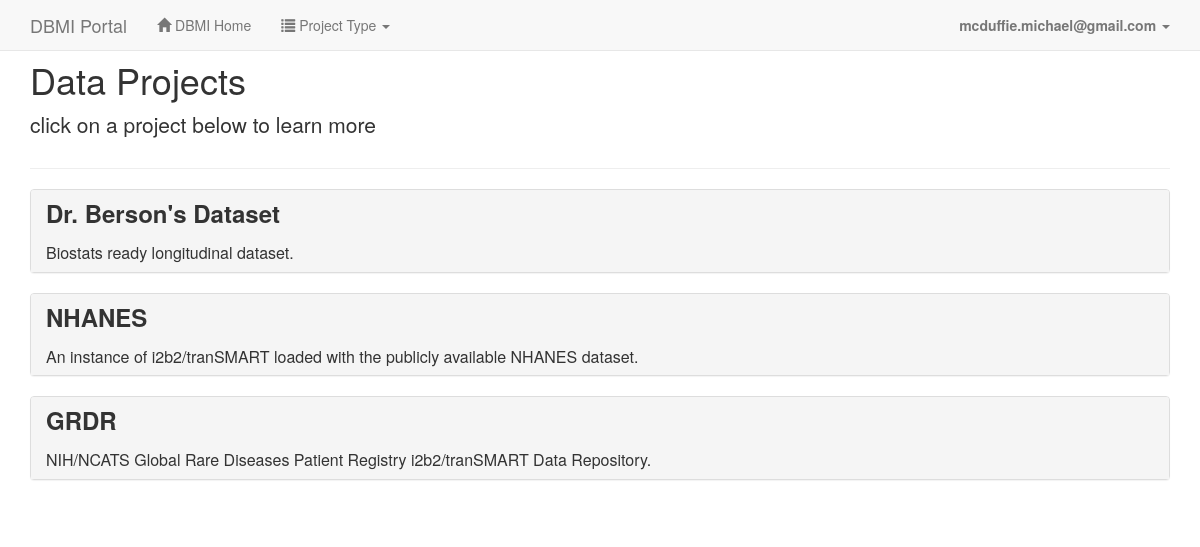
/dataprojects/ (signed in), run on the app's committed database.
### dataprojects/models.py (models this page shows)
class DataProject(models.Model):
    name = models.CharField(max_length=255, blank=True, null=True, verbose_name="Name of project")
    institution = models.CharField(max_length=255, blank=True, null=True, verbose_name="Institution")
    description = models.CharField(max_length=4000, blank=True, null=True, verbose_name="Description")
    short_description = models.CharField(max_length=255, blank=True, null=True, verbose_name="Short Description")
    project_key = models.CharField(max_length=100, blank=True, null=True, verbose_name="Project Key")
    project_url = models.CharField(max_length=255, blank=True, null=True, verbose_name="Project URL")

### dataprojects/views.py (the view, shortened to what this page needs)
@public_user_auth_and_jwt
def listDataprojects(request, template_name='dataprojects/list.html'):
    user = None
    permission_dictionary = {}
    project_permission_setup = {}
    access_request_dictionary = {}
    all_data_projects = DataProject.objects.all()
    if not request.user.is_authenticated():
        user_logged_in = False
    else:
        user_logged_in = True
        user = request.user
        user_jwt = request.COOKIES.get("DBMI_JWT", None)
    return render(request, template_name, {"dataprojects": all_data_projects,
                                           "user_logged_in": user_logged_in,
                                           "user": user,
                                           "ssl_setting": settings.SSL_SETTING,
                                           "account_server_url": settings.ACCOUNT_SERVER_URL,
                                           "profile_server_url": settings.SCIREG_SERVER_URL,
                                           "permission_dictionary": permission_dictionary,
                                           "project_permission_setup": project_permission_setup,
                                           "access_request_dictionary": access_request_dictionary})

### dataprojects/templatetags/dataprojects_extras.py (called while the page is built)
@register.filter
def keyvalue_permission_scheme(passed_dictionary, key):
    return passed_dictionary[key]['permission_scheme']

### templates/dataprojects/list.html (shortened to what this page needs)
<html>
<link rel="stylesheet" href="https://maxcdn.bootstrapcdn.com/bootstrap/3.3.7/css/bootstrap.min.css"
>
<link rel="stylesheet" href="//code.jquery.com/ui/1.12.1/themes/base/jquery-ui.css">
<body>
<div class="navbar navbar-default navbar-fixed-top" role="navigation" id="topnavbar">
    <div class="container">
        <div class="navbar-header">
            <a href="#" class="navbar-brand">DBMI Portal</a>
        </div>
        <div class="navbar-collapse collapse" id="navbar-main">
            <ul class="nav navbar-nav">
                <li>
                    <a href="https://dbmi.hms.harvard.edu/"><span class="glyphicon glyphicon-home"></span> DBMI Home</a>
                </li>
                <li class="dropdown">
                    <a class="dropdown-toggle" data-toggle="dropdown" href="#" id="download">
                        <span class="glyphicon glyphicon-list"></span> Project Type <span class="caret"></span></a>
                </li>
            </ul>
            <ul class="nav navbar-nav navbar-right">
                {% if user_logged_in %}
                <li class="dropdown">
                    <a href="#" class="dropdown-toggle" data-toggle="dropdown" role="button" aria-haspopup="true"
                       aria-expanded="false"><strong>{{ user.email }}</strong> <span class="caret"></span></a>
                </li>
                {% endif %}
            </ul>
        </div>
    </div>
</div>
<div class="container">
    <div class="page-header" id="banner">
        <div class="row">
            <div class="col-lg-8 col-md-7 col-sm-6">
                <h1>Data Projects</h1>
                <p class="lead">click on a project below to learn more</p>
            </div>
            <div class="col-lg-4 col-md-5 col-sm-6">
            </div>
        </div>
    </div>
    <div class="panel-group" id="accordion" role="tablist" aria-multiselectable="true">
        {% for dataproject in dataprojects %}
        {% include "dataprojects/blurb.html" with project_counter=forloop.counter0 %}
        <br/>
        {% endfor %}
    </div>
</div>
</body>
</html>

### templates/dataprojects/blurb.html (shortened to what this page needs)
{% load dataprojects_extras %}
<div class="panel panel-default">
    <div class="panel-heading" role="tab" id="heading{{ project_counter }}">
        <h4 class="panel-title">
            <a class="collapsed" role="button" data-toggle="collapse" data-parent="#accordion" href="#collapse{{ project_counter }}" aria-expanded="false"
               aria-controls="collapse{{ project_counter }}">
                <span style="font-size:24px; font-weight: bold; font-family: 'Helvetica Neue', Helvetica, Arial, sans-serif;">{{ dataproject.name }}</span>
                <br />
                <br />
                {{ dataproject.short_description }}
            </a>
        </h4>
    </div>
</div>

### data on the page
DataProject: name "Dr. Berson's Dataset", short_description "Biostats ready longitudinal dataset."
DataProject: name "NHANES", short_description "An instance of i2b2/tranSMART loaded with the publicly available NHANES dataset."
DataProject: name "GRDR", short_description "NIH/NCATS Global Rare Diseases Patient Registry i2b2/tranSMART Data Repository."

### other printed values
{{ user.email }} "mcduffie.michael@gmail.com"
